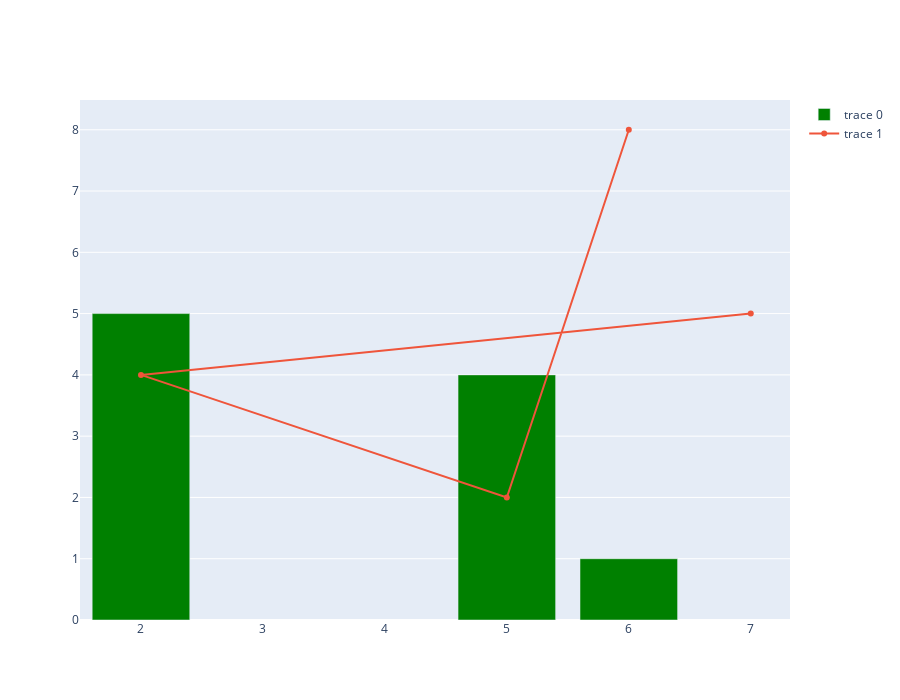

The notebook cell this image was saved under:
### Code cell
fig = go.Figure(
    data = [
        go.Bar(x=[6, 5, 2], y=[1, 4, 5], marker_color="green"), 
        go.Scatter( y = [ 8, 2, 4, 5],x = [6, 5, 2, 7])
    ]
)
fig.update_layout(height = 700) #height - altura 
fig.show()

### Figure 1 — Plotly figure (JSON) as saved in the notebook; plotly's stock layout.template omitted (floating-point values rounded to 4 significant figures)
{"data": [{"marker": {"color": "green"}, "type": "bar", "x": [6, 5, 2], "y": [1, 4, 5]}, {"type": "scatter", "x": [6, 5, 2, 7], "y": [8, 2, 4, 5]}], "layout": {"height": 700}}
